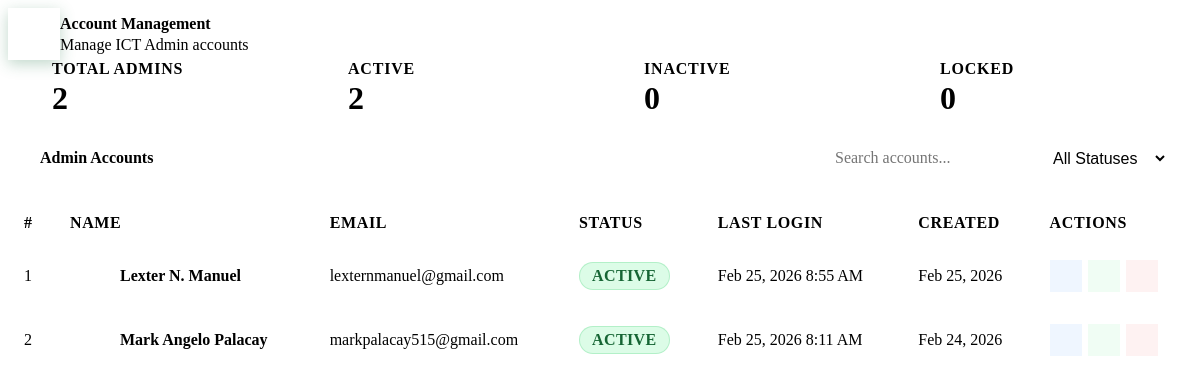
The app's page /modules/users/accounts.php (signed in) with its own data.
### tables this page shows
CREATE TABLE `tbl_accounts` (
  `id` int(11) NOT NULL,
  `user_name` varchar(100) NOT NULL,
  `email` varchar(255) NOT NULL,
  `password` varchar(255) NOT NULL COMMENT 'Bcrypt hashed password',
  `role` enum('Super Admin','Admin') NOT NULL DEFAULT 'Admin',
  `status` enum('Active','Inactive','Locked') NOT NULL DEFAULT 'Active',
  `failed_login_attempts` int(11) DEFAULT 0,
  `locked_until` datetime DEFAULT NULL,
  `last_login` datetime DEFAULT NULL,
  `last_login_ip` varchar(45) DEFAULT NULL,
  `2fa_enabled` tinyint(1) DEFAULT 0,
  `2fa_secret` varchar(255) DEFAULT NULL,
  `created_at` timestamp NOT NULL DEFAULT current_timestamp(),
  `updated_at` timestamp NULL DEFAULT NULL ON UPDATE current_timestamp(),
  `created_by` int(11) DEFAULT NULL
);

### modules/users/accounts.php (the view, shortened to what this page needs)
<?php
$db = Database::getInstance()->getConnection();
$accountStmt = $db->query("
    SELECT a.*,
           creator.user_name AS created_by_name
    FROM tbl_accounts a
    LEFT JOIN tbl_accounts creator ON a.created_by = creator.id
    WHERE a.role = 'Admin'
    ORDER BY a.created_at DESC
");
$accounts = $accountStmt->fetchAll(PDO::FETCH_ASSOC);
$totalAdmins  = count($accounts);
$activeCount  = count(array_filter($accounts, fn($a) => $a['status'] === 'Active'));
$inactiveCount = count(array_filter($accounts, fn($a) => $a['status'] === 'Inactive'));
$lockedCount  = count(array_filter($accounts, fn($a) => $a['status'] === 'Locked'));
?>
<link rel="stylesheet" href="assets/css/inventory.css?v=<?php echo time(); ?>">
<link rel="stylesheet" href="assets/css/accounts.css?v=<?php echo time(); ?>">
<div class="page-header">
    <div class="page-header-inner">
        <div class="page-header-icon">
        </div>
        <div>
            <h1 class="page-title">Account Management</h1>
            <p class="page-subtitle">Manage ICT Admin accounts</p>
        </div>
    </div>
    <button class="add-btn" onclick="toggleForm()">
    </button>
</div>
<div class="stats-grid">
    <div class="stat-card">
        <i class="fas fa-users-cog stat-icon"></i>
        <div><div class="stat-label">Total Admins</div><div class="stat-value"><?php echo $totalAdmins; ?></div></div>
    </div>
    <div class="stat-card">
        <i class="fas fa-user-check stat-icon"></i>
        <div><div class="stat-label">Active</div><div class="stat-value"><?php echo $activeCount; ?></div></div>
    </div>
    <div class="stat-card">
        <i class="fas fa-user-slash stat-icon"></i>
        <div><div class="stat-label">Inactive</div><div class="stat-value"><?php echo $inactiveCount; ?></div></div>
    </div>
    <div class="stat-card">
        <i class="fas fa-lock stat-icon"></i>
        <div><div class="stat-label">Locked</div><div class="stat-value"><?php echo $lockedCount; ?></div></div>
    </div>
</div>
<div class="data-table">
    <div class="table-header">
        <h3 class="table-title"><i class="fas fa-list"></i> Admin Accounts</h3>
        <div class="table-actions">
            <div class="search-box">
                <input type="text" id="searchInput" placeholder="Search accounts..." oninput="filterTable()">
            </div>
            <select class="filter-select" id="statusFilter" onchange="filterTable()">
                <option value="">All Statuses</option>
            </select>
        </div>
    </div>
    <div class="table-responsive">
        <table class="accounts-table" id="accountsTable">
            <thead>
                <tr>
                    <th>#</th>
                    <th>Name</th>
                    <th>Email</th>
                    <th>Status</th>
                    <th>Last Login</th>
                    <th>Created</th>
                    <th>Actions</th>
                </tr>
            </thead>
            <tbody>
                <?php if (empty($accounts)): ?>
                <tr>
                    <td colspan="7" class="empty-state">
                        <i class="fas fa-user-shield"></i>
                        <p>No admin accounts yet. Click <strong>Add New Admin</strong> to create one.</p>
                    </td>
                </tr>
                <?php else: ?>
                <?php foreach ($accounts as $i => $acc): ?>
                <tr data-status="<?php echo $acc['status']; ?>">
                    <td><?php echo $i + 1; ?></td>
                    <td>
                        <div class="account-info">
                            <div class="account-avatar">
                            </div>
                            <span class="account-name"><?php echo htmlspecialchars($acc['user_name']); ?></span>
                        </div>
                    </td>
                    <td><?php echo htmlspecialchars($acc['email']); ?></td>
                    <td>
                        <span class="status-badge status-<?php echo strtolower($acc['status']); ?>">
                            <?php echo $acc['status']; ?>
                        </span>
                    </td>
                    <td>
                        <?php if ($acc['last_login']): ?>
                            <span title="<?php echo $acc['last_login']; ?>">
                                <?php echo date('M d, Y g:i A', strtotime($acc['last_login'])); ?>
                            </span>
                        <?php else: ?>
                            <span class="text-muted">Never</span>
                        <?php endif; ?>
                    </td>
                    <td><?php echo date('M d, Y', strtotime($acc['created_at'])); ?></td>
                    <td>
                        <div class="action-buttons">
                            <button class="btn-action btn-edit"
                                    onclick="editAccount(<?php echo htmlspecialchars(json_encode($acc)); ?>)"
                                    title="Edit Account">
                            </button>
                            <button class="btn-action btn-toggle-status"
                                    onclick="toggleStatus(<?php echo $acc['id']; ?>, '<?php echo $acc['status']; ?>', '<?php echo htmlspecialchars($acc['user_name']); ?>')"
                                    title="<?php echo $acc['status'] === 'Active' ? 'Deactivate' : 'Activate'; ?>">
                            </button>
                            <button class="btn-action btn-delete"
                                    onclick="deleteAccount(<?php echo $acc['id']; ?>, '<?php echo htmlspecialchars($acc['user_name']); ?>')"
                                    title="Delete Account">
                            </button>
                        </div>
                    </td>
                </tr>
                <?php endforeach; ?>
                <?php endif; ?>
            </tbody>
        </table>
    </div>
</div>

### public/assets/css/inventory.css (style rules this page uses)
.page-header { display: flex; align-items: center; justify-content: space-between; margin-bottom: var(--space-7); flex-wrap: wrap; gap: var(--space-4); margin: var(--space-2) 0; }
.page-header-inner { display: flex; align-items: center; gap: var(--space-4); }
.page-header-icon { width: 52px; height: 52px; background: linear-gradient(135deg, var(--primary-green) 0%, var(--primary-dark) 100%); border-radius: var(--radius-lg); display: flex; align-items: center; justify-content: center; color: #fff; font-size: 22px; flex-shrink: 0; box-shadow: 0 4px 14px rgba(45, 122, 79, 0.30); }
.page-title { font-family: var(--font-display); font-size: var(--text-2xl); font-weight: 700; color: var(--text-dark); margin: 0 0 3px; line-height: 1.2; }
.page-subtitle { font-size: var(--text-sm); color: var(--text-light); margin: 0; font-weight: 500; }
.stats-grid { display: grid; grid-template-columns: repeat(auto-fit, minmax(180px, 1fr)); gap: var(--space-4); margin-bottom: var(--space-7); }
.stat-card { background: var(--bg-white); border: 1px solid var(--border-color); border-radius: var(--radius-lg); padding: var(--space-5); display: flex; align-items: center; gap: var(--space-4); transition: box-shadow var(--transition-base), transform var(--transition-base); position: relative; overflow: hidden; }
.stat-card::after { content: ''; position: absolute; left: 0; top: 0; width: 4px; height: 100%; background: linear-gradient(to bottom, var(--primary-green), var(--primary-dark)); border-radius: var(--radius-sm) 0 0 var(--radius-sm); }
.stat-icon { font-size: 26px; color: var(--primary-green); flex-shrink: 0; width: 44px; height: 44px; background: var(--primary-xlight); border-radius: var(--radius-md); display: flex; align-items: center; justify-content: center; }
.stat-label { font-size: var(--text-xs); font-weight: 700; color: var(--text-light); text-transform: uppercase; letter-spacing: 0.8px; margin-bottom: 4px; }
.stat-value { font-family: var(--font-display); font-size: 32px; font-weight: 700; color: var(--text-dark); line-height: 1; }
.table-header { display: flex; align-items: center; justify-content: space-between; padding: var(--space-5) var(--space-6); border-bottom: 1px solid var(--border-color); background: var(--bg-white); flex-wrap: wrap; gap: var(--space-4); }
.table-title { font-family: var(--font-display); font-size: var(--text-lg); font-weight: 700; color: var(--text-dark); margin: 0; display: flex; align-items: center; gap: var(--space-3); }
.search-box { position: relative; display: flex; align-items: center; }
.search-box input { padding: 9px 12px 9px 34px; border: 1.5px solid var(--border-color); border-radius: var(--radius-md); font-family: var(--font-body); font-size: var(--text-sm); color: var(--text-dark); background: var(--bg-light); min-width: 220px; transition: border-color var(--transition-fast), box-shadow var(--transition-fast), background var(--transition-fast); }
.data-table { overflow-x: auto; }
.data-table table { width: 100%; border-collapse: collapse; font-family: var(--font-body); font-size: var(--text-base); }
.data-table thead tr { background: var(--bg-light); border-bottom: 2px solid var(--border-color); }
.data-table thead th { padding: 13px 16px; font-size: var(--text-xs); font-weight: 700; color: var(--text-medium); text-transform: uppercase; letter-spacing: 0.7px; white-space: nowrap; text-align: left; }
.data-table tbody tr { border-bottom: 1px solid var(--border-color); transition: background var(--transition-fast); }
.data-table tbody tr:last-child { border-bottom: none; }
.data-table tbody td { padding: 14px 16px; vertical-align: middle; color: var(--text-dark); }
.status-badge { display: inline-flex; align-items: center; gap: 5px; padding: 4px 11px; border-radius: var(--radius-full); font-size: var(--text-xs); font-weight: 700; text-transform: uppercase; letter-spacing: 0.4px; white-space: nowrap; }
.status-active, .status-in-use, .status-working { background: var(--color-success-bg); color: var(--color-success); border: 1px solid rgba(34, 197, 94, 0.22); }
.action-buttons { display: flex; align-items: center; gap: var(--space-2); }
.btn-icon, .btn-action { width: 32px; height: 32px; display: inline-flex; align-items: center; justify-content: center; border: 1.5px solid var(--border-color); border-radius: var(--radius-sm); background: var(--bg-white); color: var(--text-medium); font-size: 13px; cursor: pointer; transition: all var(--transition-fast); }

### records on screen
tbl_accounts: user_name "Lexter N. Manuel", email "lexternmanuel@gmail.com", status "ACTIVE", last_login "Feb 25, 2026 8:55 AM", created_at "Feb 25, 2026"
tbl_accounts: user_name "Mark Angelo Palacay", email "markpalacay515@gmail.com", status "ACTIVE", last_login "Feb 25, 2026 8:11 AM", created_at "Feb 24, 2026"

### other values on screen
$totalAdmins "2"
$activeCount "2"
$inactiveCount "0"
$lockedCount "0"
